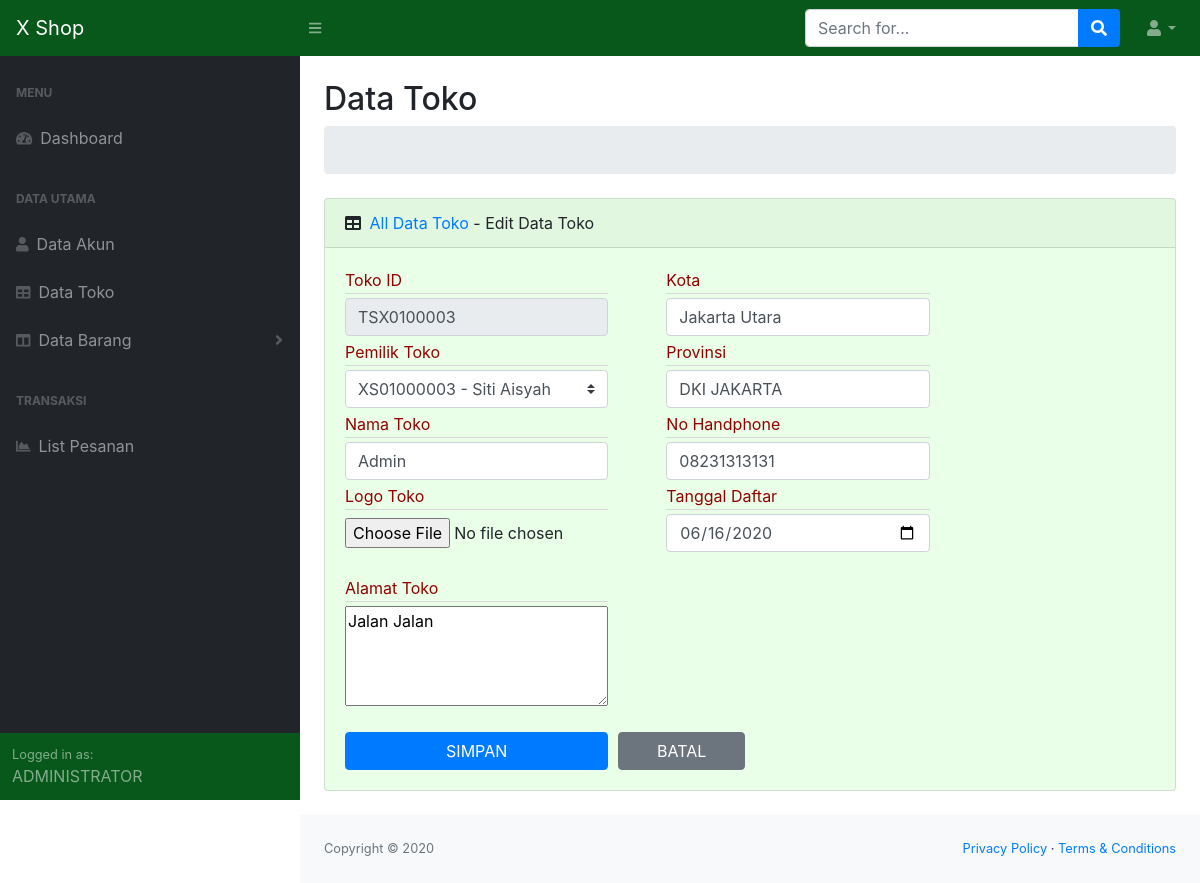
The app's page /adm_toko/toko_edit/TSX0100003 with its own data.
### tables this page shows
CREATE TABLE `t_toko` (
  `toko_id` varchar(10) NOT NULL,
  `akun_id` varchar(10) NOT NULL,
  `toko_nama` varchar(50) NOT NULL,
  `toko_logo` varchar(10) NOT NULL,
  `toko_alamat` text NOT NULL,
  `toko_kota` varchar(50) NOT NULL,
  `toko_provinsi` varchar(50) NOT NULL,
  `toko_hp` varchar(15) NOT NULL,
  `toko_tgl_daftar` date NOT NULL,
  `toko_flag` tinyint(1) NOT NULL
);

### application/controllers/Adm_toko.php (called while the page is built, shortened)
<?php
class Adm_toko extends CI_Controller {
	public function toko_edit($toko_id=0){
		$send['qr_k_utama'] = $this->main_model->menu_k_utama();
		$send['qr_k_sub'] = $this->main_model->menu_k_sub();
		$this->db->where('akun_flag', 1);
		$send['qr_akun'] = $this->db->get('m_akun');
		$this->db->where('toko_id',$toko_id);
		$send['qr_toko'] = $this->db->get('t_toko');
		$send['hal'] = 'adm_vtbl_toko_edit';
		$this->load->view('adm_v_home',$send);
	}
}

### index.php (called while the page is built, shortened)
<?php
require_once BASEPATH.'core/CodeIgniter.php';

### application/views/adm_vtbl_toko_edit.php (the view, shortened to what this page needs)
<div class="container-fluid">
    <h2 class="mt-4">Data Toko</h2>
    <ol class="breadcrumb mb-4">
        <li class="breadcrumb-item active">&nbsp;</li>
    </ol>
    <div class="card mb-4">
        <div class="card-header">
            <i class="fas fa-table mr-1"></i>
            <?php
                foreach($qr_toko->result() as $fd_toko){
                    $toko_id = $fd_toko->toko_id;
                    $toko_nama = $fd_toko->toko_nama;
                    $toko_alamat = $fd_toko->toko_alamat;
                    $toko_kota = $fd_toko->toko_kota;
                    $toko_provinsi = $fd_toko->toko_provinsi;
                    $toko_hp = $fd_toko->toko_hp;
                    $toko_tgl_daftar = $fd_toko->toko_tgl_daftar;
                }
            ?>
            <a href="<?=base_url('adm_toko');?>">All Data Toko</a> - Edit Data Toko
        </div>
        <div class="card-body">
            <form method="post" action="<?=base_url('adm_toko/toko_edit_proses')?>">
            <div class="form-row">
                <div class="col-md-4 mr-5">
                    <div class="form-group mb-1">
                    <label class="medium mb-1">Toko ID</label>
                    <input class="form-control py-1" type="text" name="toko_id" value="<?=$toko_id;?>" readonly>
                    </div>
                    <div class="form-group mb-1">
                    <label class="custom-control-select medium mb-1">Pemilik Toko</label>
                        <select name="akun_id" class="custom-select">
                        <?php
                            foreach($qr_akun->result() as $fd_akun){
                                if($fd_toko->akun_id == $fd_akun->akun_id){
                                    $slc = 'selected';
                                }else{
                                    $slc = '';
                            }
                        ?>
                            <option <?=$slc;?> value="<?=$fd_akun->akun_id?>">
                            <?=$fd_akun->akun_id;?> -
                            </option>
                        <?php
                        }
                        ?>
                        </select>
                    </div>
                    <div class="form-group mb-1">
                    <label class="medium mb-1">Nama Toko</label>
                    <input class="form-control py-1" type="text" name="toko_nama" value="<?=$toko_nama;?>">
                    </div>
                    <div class="form-group">
                    <label class="medium mb-1">Logo Toko</label>
                    <div class="custom-control-file py-1">
                        <input class="custom-file" type="file" name="toko_logo" />
                    </div>
                    </div>
                    <div class="form-group mb-1">
                    <label class="medium mb-1">Alamat Toko</label>
                    <textarea name="toko_alamat" ><?=$toko_alamat;?></textarea>
                    </div>
                </div>
                <div class="col-md-4">
                    <div class="form-group mb-1">
                    <label class="medium mb-1">Kota</label>
                    <input class="form-control py-1" type="text" name="toko_kota" value="<?=$toko_kota;?>">
                    </div>
                    <div class="form-group mb-1">
                    <label class="medium mb-1">Provinsi</label>
                    <input class="form-control py-1" type="text" name="toko_provinsi" value="<?=$toko_provinsi;?>">
                    </div>
                    <div class="form-group mb-1">
                    <label class="medium mb-1">No Handphone</label>
                    <input class="form-control py-1" type="text" name="toko_hp" value="<?=$toko_hp;?>">
                    </div>
                    <div class="form-group mb-1">
                    <label class="medium mb-1">Tanggal Daftar</label>
                    <input class="form-control py-1" type="date" name="toko_tgl_daftar" value="<?=$toko_tgl_daftar;?>">
                    </div>
                </div>
            </div>
            <div class="form-row mt-3">
                <div class="col-md-4">
                    <input class="btn btn-primary btn-block" type="submit" name="submit" value="SIMPAN">
                </div>
                <div class="col-md-2">
                    <input class="btn btn-secondary btn-block" type="reset" name="reset" value="BATAL">
                </div>
            </div>
            </form>
        </div>
    </div>
</div>

### records on screen
t_toko: toko_id "TSX0100003", toko_nama "Admin", toko_alamat "Jalan Jalan", toko_kota "Jakarta Utara", toko_provinsi "DKI JAKARTA", toko_hp "08231313131", toko_tgl_daftar "06/16/2020"

### other values on screen
form field akun_id "XS01000003 - Siti Aisyah"
